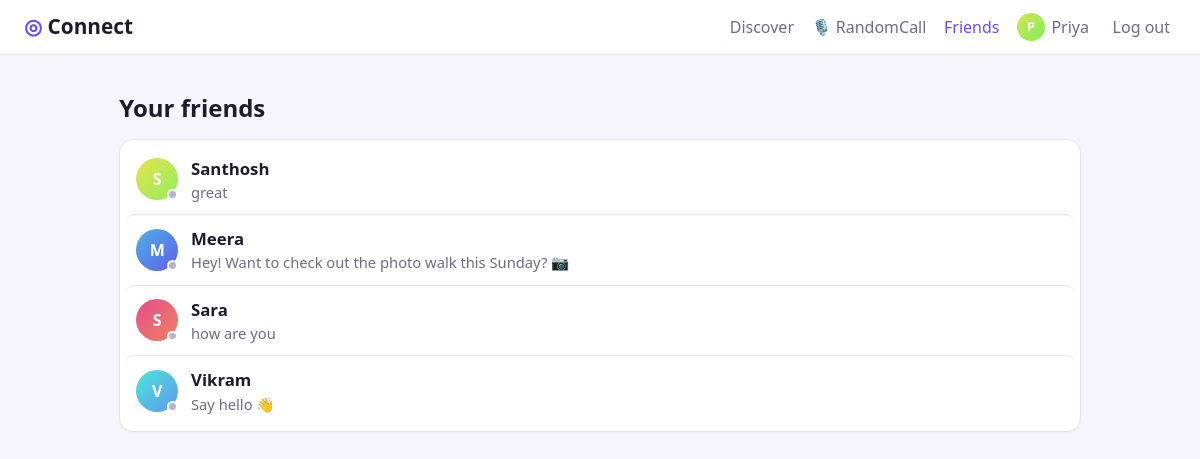
The page /friends (signed in) on the database its author committed.
### tables this page shows
CREATE TABLE users (
    id            INTEGER PRIMARY KEY AUTOINCREMENT,
    username      TEXT UNIQUE NOT NULL,
    password_hash TEXT NOT NULL,
    display_name  TEXT NOT NULL,
    age           INTEGER NOT NULL,
    city          TEXT DEFAULT '',
    bio           TEXT DEFAULT '',
    interests     TEXT DEFAULT '',
    created_at    TEXT NOT NULL
, photo TEXT DEFAULT '', random_calls INTEGER NOT NULL DEFAULT 1);

### app.py (the view)
@app.route("/friends")
@login_required
def friends():
    me = g.user["id"]
    db = get_db()
    incoming = db.execute(
        """SELECT u.* FROM friendships f JOIN users u ON u.id = f.requester_id
           WHERE f.addressee_id = ? AND f.status = 'pending' ORDER BY f.created_at DESC""",
        (me,),
    ).fetchall()
    outgoing = db.execute(
        """SELECT u.* FROM friendships f JOIN users u ON u.id = f.addressee_id
           WHERE f.requester_id = ? AND f.status = 'pending' ORDER BY f.created_at DESC""",
        (me,),
    ).fetchall()
    friend_rows = db.execute(
        """SELECT u.*,
             (SELECT COUNT(*) FROM messages m
               WHERE m.sender_id = u.id AND m.receiver_id = ? AND m.is_read = 0) AS unread,
             (SELECT body FROM messages m
               WHERE (m.sender_id = u.id AND m.receiver_id = ?)
                  OR (m.sender_id = ? AND m.receiver_id = u.id)
               ORDER BY m.id DESC LIMIT 1) AS last_msg,
             (SELECT MAX(m.id) FROM messages m
               WHERE (m.sender_id = u.id AND m.receiver_id = ?)
                  OR (m.sender_id = ? AND m.receiver_id = u.id)) AS last_id
           FROM friendships f
           JOIN users u ON u.id = CASE WHEN f.requester_id = ? THEN f.addressee_id
                                       ELSE f.requester_id END
           WHERE (f.requester_id = ? OR f.addressee_id = ?) AND f.status = 'accepted'
           ORDER BY last_id IS NULL, last_id DESC, u.display_name""",
        (me, me, me, me, me, me, me, me),
    ).fetchall()
    return render_template("friends.html", incoming=incoming, outgoing=outgoing,
                           friends=friend_rows)

### app.py (called while the page is built)
def get_db():
    if "db" not in g:
        g.db = sqlite3.connect(DB_PATH)
        g.db.row_factory = sqlite3.Row
        g.db.execute("PRAGMA foreign_keys = ON")
    return g.db

@app.before_request
def load_user_and_check_csrf():
    g.user = None
    uid = session.get("user_id")
    if uid:
        g.user = get_db().execute("SELECT * FROM users WHERE id = ?", (uid,)).fetchone()
        if g.user is None:
            session.clear()
    if "csrf" not in session:
        session["csrf"] = secrets.token_hex(16)
    if request.method == "POST":
        token = request.form.get("csrf") or request.headers.get("X-CSRF-Token") or ""
        if not secrets.compare_digest(token, session["csrf"]):
            abort(400, "Invalid or missing CSRF token")

def login_required(view):
    @wraps(view)
    def wrapped(*args, **kwargs):
        if g.user is None:
            return redirect(url_for("login", next=request.path))
        return view(*args, **kwargs)
    return wrapped

@app.context_processor
def inject_globals():
    ctx = {"csrf": session.get("csrf", ""), "pending_count": 0, "unread_count": 0,
           "is_online": lambda uid: uid in ONLINE}
    if g.get("user"):
        db = get_db()
        ctx["pending_count"] = db.execute(
            "SELECT COUNT(*) FROM friendships WHERE addressee_id = ? AND status = 'pending'",
            (g.user["id"],),
        ).fetchone()[0]
        ctx["unread_count"] = db.execute(
            "SELECT COUNT(*) FROM messages WHERE receiver_id = ? AND is_read = 0",
            (g.user["id"],),
        ).fetchone()[0]
    return ctx

### templates/friends.html (shortened to what this page needs)
{% extends "base.html" %}
{% block content %}
<h2>Your friends</h2>
<div class="list card">
  {% for u in friends %}
  <a class="list-row clickable" href="{{ url_for('chat', user_id=u.id) }}">
    {{ avatar(u, "md", presence=True) }}
    <div class="grow"><span class="name">{{ u.display_name }}</span>
      <div class="muted ellipsis">{{ u.last_msg or "Say hello 👋" }}</div></div>
  </a>
  {% else %}
  <p class="muted pad">No friends yet — head to <a href="{{ url_for('discover') }}">Discover</a> to find people.</p>
  {% endfor %}
</div>
{% endblock %}

### templates/base.html (shortened to what this page needs)
{% macro avatar(u, size="md", presence=False) -%}
<span class="avatar avatar-{{ size }}" style="--h: {{ (u.id * 67) % 360 }}">
  {%- if u.photo %}<img src="{{ url_for('static', filename='uploads/' ~ u.photo) }}" alt="">{% else %}{{ u.display_name[:1] | upper }}{% endif -%}
  {%- if presence %}<i class="dot {{ 'on' if is_online(u.id) }}" data-presence="{{ u.id }}"></i>{% endif -%}
</span>
{%- endmacro %}
<!doctype html>
<html lang="en">
<head>
  <link rel="stylesheet" href="{{ url_for('static', filename='style.css') }}">
</head>
<body>
  <header class="topbar">
    <a class="brand" href="{{ url_for('index') }}"><span class="logo">◎</span> Connect</a>
    {% if g.user %}
    <nav>
      <a href="{{ url_for('discover') }}" class="{{ 'active' if request.endpoint == 'discover' }}">Discover</a>
      <a href="{{ url_for('randomcall') }}" class="{{ 'active' if request.endpoint == 'randomcall' }}">🎙️ RandomCall</a>
      <a href="{{ url_for('friends') }}" class="{{ 'active' if request.endpoint in ('friends', 'chat') }}">
        Friends
      </a>
      <a href="{{ url_for('edit_profile') }}" class="me {{ 'active' if request.endpoint == 'edit_profile' }}">
        {{ avatar(g.user, "sm") }} <span>{{ g.user.display_name }}</span>
      </a>
      <form method="post" action="{{ url_for('logout') }}" class="inline">
        <button class="link">Log out</button>
      </form>
    </nav>
    {% else %}
    <nav>
      <a href="{{ url_for('login') }}">Log in</a>
      <a class="btn btn-small" href="{{ url_for('register') }}">Join free</a>
    </nav>
    {% endif %}
  </header>
  <main class="container">
    {% block content %}{% endblock %}
  </main>
</body>
</html>

### static/style.css (style rules this page uses)
:root { --bg: #f6f5fb; --card: #fff; --text: #1d1b2e; --muted: #6f6b85; --primary: #6c4cf5; --primary-2: #ff5c8a; --border: #e7e4f2; --ok: #e6f7ee; --err: #fde8ec; --info: #eef0ff; --radius: 14px; }
* { box-sizing: border-box; }
body { margin: 0; font-family: system-ui, -apple-system, "Segoe UI", Roboto, sans-serif; background: var(--bg); color: var(--text); line-height: 1.5; }
a { color: var(--primary); text-decoration: none; }
h2 { margin: 1.2rem 0 .8rem; }
.topbar { display: flex; align-items: center; justify-content: space-between; gap: 1rem; padding: .7rem 1.5rem; background: #fff; border-bottom: 1px solid var(--border); position: sticky; top: 0; z-index: 10; flex-wrap: wrap; }
.brand { font-weight: 800; font-size: 1.3rem; color: var(--text); }
.logo { color: var(--primary); }
.topbar nav { display: flex; align-items: center; gap: 1.1rem; flex-wrap: wrap; }
.topbar nav a { color: var(--muted); font-weight: 500; display: inline-flex; align-items: center; gap: .4rem; }
.topbar nav a.active { color: var(--primary); }
.container { max-width: 1000px; margin: 0 auto; padding: 1rem 1.2rem 3rem; }
.card { background: var(--card); border: 1px solid var(--border); border-radius: var(--radius); padding: 1.2rem; box-shadow: 0 1px 3px rgba(30, 20, 80, .04); }
.muted { color: var(--muted); font-size: .92rem; }
.inline { display: inline; margin: 0; }
button.link { background: none; border: 0; color: var(--muted); cursor: pointer; font: inherit; }
.avatar { --h: 260; display: inline-flex; align-items: center; justify-content: center; flex: none; border-radius: 50%; color: #fff; font-weight: 700; position: relative; background: linear-gradient(135deg, hsl(var(--h) 75% 60%), hsl(calc(var(--h) + 40) 80% 65%)); }
.avatar .dot { position: absolute; right: 0; bottom: 0; width: 26%; height: 26%; min-width: 9px; min-height: 9px; border-radius: 50%; background: #b9b4cc; border: 2px solid #fff; }
.avatar-sm { width: 28px; height: 28px; font-size: .8rem; }
.avatar-md { width: 42px; height: 42px; }
.name { font-weight: 700; color: var(--text); font-size: 1.05rem; }
.list { padding: .3rem; margin-bottom: 1.5rem; }
.list-row { display: flex; align-items: center; gap: .8rem; padding: .7rem; border-radius: 10px; color: inherit; }
.list-row + .list-row { border-top: 1px solid var(--border); }
.grow { flex: 1; min-width: 0; }
.ellipsis { white-space: nowrap; overflow: hidden; text-overflow: ellipsis; }

### rows shown on the page
users: display_name "P", user.display_name "Priya"
users: {{ (u.id * 67) % 360 }} 59 (drawn), display_name "S", display_name "Santhosh", last_msg "great"
users: {{ (u.id * 67) % 360 }} 201 (drawn), display_name "M", display_name "Meera", last_msg "Hey! Want to check out the photo walk this Sunday? 📷"
users: {{ (u.id * 67) % 360 }} 335 (drawn), display_name "S", display_name "Sara", last_msg "how are you"
users: {{ (u.id * 67) % 360 }} 176 (drawn), display_name "V", display_name "Vikram", last_msg "Say hello 👋"
